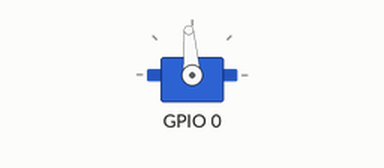
Simulated run of this sketch. Board: ESP32. Parts: servo. Wiring (inferred from the names in the program): PCA9685 PWM driver at I2C address 0x40. Servo pulses on a pin are drawn as a servo (544–2400 µs = 0–180°).

Above: at 0.05 s.
At 3.5 s:
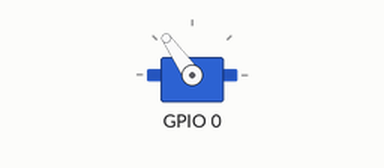
At 7.0 s:
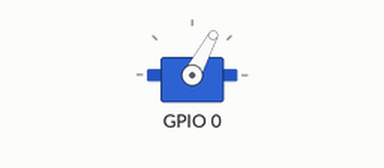
Timing chart, 0 to 9.1 s (numbered marks = the images above):
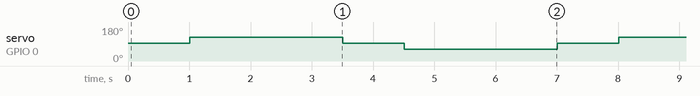

Measured:
- by itself, servo on GPIO 0: repeats every 7.0 s: 94° 1.0 s, 62° 2.5 s, 94° 1.0 s, 125° 2.5 s

The sketch:

pca_ch0_continuous_test.ino
```cpp
#include <Wire.h>

namespace {

constexpr uint8_t SDA_PIN = 21;
constexpr uint8_t SCL_PIN = 22;
constexpr uint8_t PCA9685_ADDRESS = 0x40;
constexpr uint8_t PCA9685_MODE1 = 0x00;
constexpr uint8_t PCA9685_PRESCALE = 0xFE;
constexpr uint8_t PCA9685_LED0_ON_L = 0x06;

constexpr uint8_t TEST_CHANNEL = 0; // Change to 1..6 to test other channels.
constexpr uint16_t SERVO_PWM_MIN = 110;
constexpr uint16_t SERVO_PWM_MAX = 510;

// 360 servo control commands:
// 90 is nominal stop, >90 rotates one direction, <90 rotates the other direction.
constexpr uint8_t SERVO_STOP_CMD = 90;
constexpr uint8_t SERVO_FORWARD_CMD = 120;
constexpr uint8_t SERVO_REVERSE_CMD = 60;

constexpr uint16_t STOP_HOLD_MS = 1000;
constexpr uint16_t RUN_HOLD_MS = 2500;

void pcaWriteRegister(uint8_t reg, uint8_t value) {
  Wire.beginTransmission(PCA9685_ADDRESS);
  Wire.write(reg);
  Wire.write(value);
  Wire.endTransmission();
}

uint8_t pcaReadRegister(uint8_t reg) {
  Wire.beginTransmission(PCA9685_ADDRESS);
  Wire.write(reg);
  Wire.endTransmission(false);
  Wire.requestFrom(static_cast<int>(PCA9685_ADDRESS), 1);
  return Wire.available() ? Wire.read() : 0;
}

void pcaSetPwm(uint8_t channel, uint16_t onCount, uint16_t offCount) {
  const uint8_t base = PCA9685_LED0_ON_L + 4 * channel;
  Wire.beginTransmission(PCA9685_ADDRESS);
  Wire.write(base);
  Wire.write(static_cast<uint8_t>(onCount & 0xFF));
  Wire.write(static_cast<uint8_t>(onCount >> 8));
  Wire.write(static_cast<uint8_t>(offCount & 0xFF));
  Wire.write(static_cast<uint8_t>(offCount >> 8));
  Wire.endTransmission();
}

void pcaInit50Hz() {
  pcaWriteRegister(PCA9685_MODE1, 0x10);
  pcaWriteRegister(PCA9685_PRESCALE, 121); // 50 Hz
  pcaWriteRegister(PCA9685_MODE1, 0x20);
  delay(5);
  pcaWriteRegister(PCA9685_MODE1, pcaReadRegister(PCA9685_MODE1) | 0xA1);
}

void setServoCommand(uint8_t channel, uint8_t command) {
  if (channel >= 16) {
    return;
  }
  if (command > 180) {
    command = 180;
  }

  const uint16_t pulse = SERVO_PWM_MIN + ((SERVO_PWM_MAX - SERVO_PWM_MIN) * command) / 180;
  pcaSetPwm(channel, 0, pulse);
}

}

void setup() {
  Wire.begin(SDA_PIN, SCL_PIN);
  pcaInit50Hz();
  setServoCommand(TEST_CHANNEL, SERVO_STOP_CMD);
}

void loop() {
  setServoCommand(TEST_CHANNEL, SERVO_STOP_CMD);
  delay(STOP_HOLD_MS);

  setServoCommand(TEST_CHANNEL, SERVO_FORWARD_CMD);
  delay(RUN_HOLD_MS);

  setServoCommand(TEST_CHANNEL, SERVO_STOP_CMD);
  delay(STOP_HOLD_MS);

  setServoCommand(TEST_CHANNEL, SERVO_REVERSE_CMD);
  delay(RUN_HOLD_MS);
}
```
